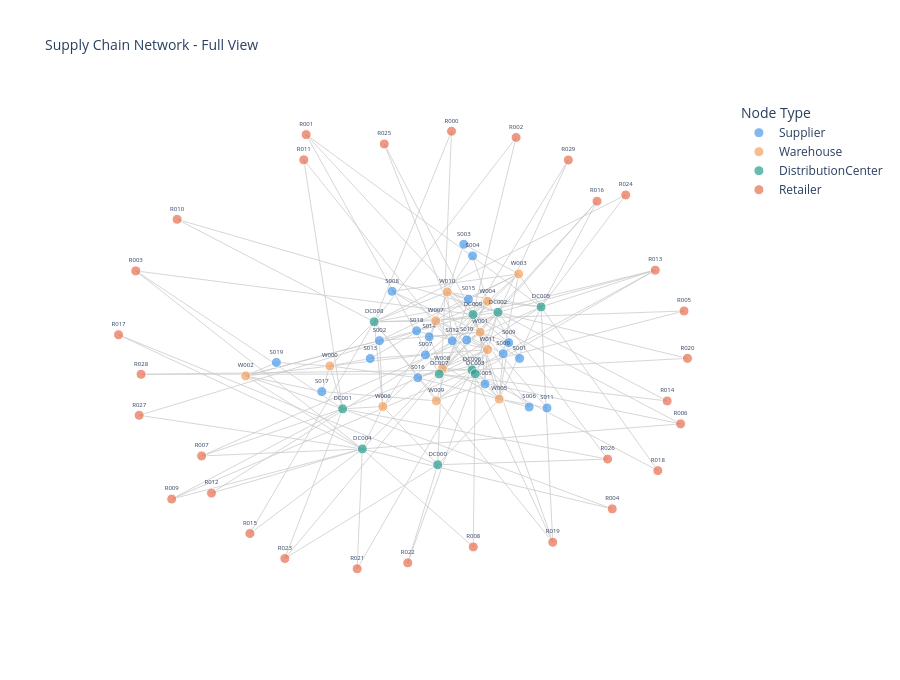

Notebook cell for this chart:
### Markdown cell above
### Visualize the Full Supply Chain Network

Before we run any algorithms, let's look at the raw network structure. Each node type has its own color. Hover over any node to see its ID and type.

### Code cell
def build_network_figure(G, highlight_node = None, highlight_path = None,
                         title = "Supply Chain Network"):
    """Build a Plotly figure from a NetworkX graph.
    Optionally highlight a disrupted node (red) and a path (green edges).
    """
    pos = nx.spring_layout(G, seed = RANDOM_SEED, k = 1.8)

    path_edges = set(zip(highlight_path, highlight_path[1:])) if highlight_path else set()
    ex_n, ey_n, ex_p, ey_p = [], [], [], []
    for u, v in G.edges():
        x0, y0 = pos[u]
        x1, y1 = pos[v]
        if (u, v) in path_edges or (v, u) in path_edges:
            ex_p += [x0, x1, None]
            ey_p += [y0, y1, None]
        else:
            ex_n += [x0, x1, None]
            ey_n += [y0, y1, None]

    traces = [go.Scatter(
        x = ex_n, y = ey_n, mode = "lines",
        line = dict(width = 0.8, color = "#cccccc"),
        hoverinfo = "none", showlegend = False
    )]
    if ex_p:
        traces.append(go.Scatter(
            x = ex_p, y = ey_p, mode = "lines",
            line = dict(width = 3, color = "#2ECC71"),
            hoverinfo = "none", name = "Alternative Route"
        ))

    grouped = {}
    for node in G.nodes():
        lbl = "Disrupted" if node == highlight_node else G.nodes[node].get("label", "Unknown")
        grouped.setdefault(lbl, []).append(node)

    for lbl, nodes in grouped.items():
        traces.append(go.Scatter(
            x = [pos[n][0] for n in nodes],
            y = [pos[n][1] for n in nodes],
            mode = "markers+text",
            marker = dict(
                size = [18 if n == highlight_node else 10 for n in nodes],
                color = COLOR_MAP.get(lbl, "#999"),
                line = dict(width = 1, color = "white")
            ),
            text = nodes,
            textposition = "top center",
            textfont = dict(size = 6),
            hovertext = [f"{n}<br>Type: {lbl}" for n in nodes],
            hoverinfo = "text",
            name = lbl
        ))

    return go.Figure(
        data = traces,
        layout = go.Layout(
            title = dict(text = title, font = dict(size = 14)),
            showlegend = True,
            legend_title_text = "Node Type",
            hovermode = "closest",
            height = 680,
            xaxis = dict(showgrid = False, zeroline = False, showticklabels = False),
            yaxis = dict(showgrid = False, zeroline = False, showticklabels = False),
            plot_bgcolor = "white"
        )
    )

build_network_figure(G, title='Supply Chain Network - Full View').show()

### Figure 1 — Plotly figure (JSON) as saved in the notebook; plotly's stock layout.template omitted (floating-point values rounded to 4 significant figures; data arrays with more than 128 entries replaced by an {"elided": "..."} marker saying what was removed)
{"data": [{"hoverinfo": "none", "line": {"color": "#cccccc", "width": 0.8}, "mode": "lines", "showlegend": false, "type": "scatter", "x": {"elided": "516 float values"}, "y": {"elided": "516 float values"}}, {"hoverinfo": "text", "hovertext": ["S004<br>Type: Supplier", "S005<br>Type: Supplier", "S014<br>Type: Supplier", "S015<br>Type: Supplier", "S006<br>Type: Supplier", "S007<br>Type: Supplier", "S000<br>Type: Supplier", "S001<br>Type: Supplier", "S018<br>Type: Supplier", "S019<br>Type: Supplier", "S002<br>Type: Supplier", "S003<br>Type: Supplier", "S016<br>Type: Supplier", "S017<br>Type: Supplier", "S012<br>Type: Supplier", "S013<br>Type: Supplier", "S008<br>Type: Supplier", "S009<br>Type: Supplier", "S010<br>Type: Supplier", "S011<br>Type: Supplier"], "marker": {"color": "#4C9BE8", "line": {"color": "white", "width": 1}, "size": [10, 10, 10, 10, 10, 10, 10, 10, 10, 10, 10, 10, 10, 10, 10, 10, 10, 10, 10, 10]}, "mode": "markers+text", "name": "Supplier", "text": ["S004", "S005", "S014", "S015", "S006", "S007", "S000", "S001", "S018", "S019", "S002", "S003", "S016", "S017", "S012", "S013", "S008", "S009", "S010", "S011"], "textfont": {"size": 6}, "textposition": "top center", "type": "scatter", "x": [0.1306, 0.1702, -0.007926, 0.1174, 0.3113, -0.02007, 0.2282, 0.2806, -0.04819, -0.496, -0.1668, 0.1026, -0.04413, -0.3508, 0.06573, -0.1962, -0.1265, 0.246, 0.1119, 0.3682], "y": [0.4016, -0.1146, 0.07554, 0.227, -0.2072, 0.002992, 0.007764, -0.0113, 0.09989, -0.02767, 0.06016, 0.4483, -0.08928, -0.1449, 0.0594, -0.01178, 0.259, 0.05214, 0.063, -0.2108]}, {"hoverinfo": "text", "hovertext": ["W010<br>Type: Warehouse", "W004<br>Type: Warehouse", "W005<br>Type: Warehouse", "W011<br>Type: Warehouse", "W001<br>Type: Warehouse", "W009<br>Type: Warehouse", "W008<br>Type: Warehouse", "W006<br>Type: Warehouse", "W007<br>Type: Warehouse", "W003<br>Type: Warehouse", "W002<br>Type: Warehouse", "W000<br>Type: Warehouse"], "marker": {"color": "#F4A261", "line": {"color": "white", "width": 1}, "size": [10, 10, 10, 10, 10, 10, 10, 10, 10, 10, 10, 10]}, "mode": "markers+text", "name": "Warehouse", "text": ["W010", "W004", "W005", "W011", "W001", "W009", "W008", "W006", "W007", "W003", "W002", "W000"], "textfont": {"size": 6}, "textposition": "top center", "type": "scatter", "x": [0.04949, 0.1784, 0.2155, 0.1785, 0.1546, 0.01463, 0.03374, -0.1561, 0.01304, 0.2778, -0.5939, -0.3251], "y": [0.2559, 0.2187, -0.1752, 0.02427, 0.09447, -0.1822, -0.05233, -0.205, 0.1399, 0.3289, -0.08172, -0.04174]}, {"hoverinfo": "text", "hovertext": ["DC002<br>Type: DistributionCenter", "DC001<br>Type: DistributionCenter", "DC006<br>Type: DistributionCenter", "DC009<br>Type: DistributionCenter", "DC005<br>Type: DistributionCenter", "DC004<br>Type: DistributionCenter", "DC008<br>Type: DistributionCenter", "DC007<br>Type: DistributionCenter", "DC000<br>Type: DistributionCenter", "DC003<br>Type: DistributionCenter"], "marker": {"color": "#2A9D8F", "line": {"color": "white", "width": 1}, "size": [10, 10, 10, 10, 10, 10, 10, 10, 10, 10]}, "mode": "markers+text", "name": "DistributionCenter", "text": ["DC002", "DC001", "DC006", "DC009", "DC005", "DC004", "DC008", "DC007", "DC000", "DC003"], "textfont": {"size": 6}, "textposition": "top center", "type": "scatter", "x": [0.2119, -0.2844, 0.1288, 0.1319, 0.3494, -0.2215, -0.1837, 0.02401, 0.01917, 0.1392], "y": [0.1742, -0.2145, -0.05782, 0.1656, 0.1959, -0.3759, 0.136, -0.0741, -0.4396, -0.07347]}, {"hoverinfo": "text", "hovertext": ["R012<br>Type: Retailer", "R016<br>Type: Retailer", "R020<br>Type: Retailer", "R010<br>Type: Retailer", "R013<br>Type: Retailer", "R014<br>Type: Retailer", "R026<br>Type: Retailer", "R009<br>Type: Retailer", "R003<br>Type: Retailer", "R007<br>Type: Retailer", "R004<br>Type: Retailer", "R011<br>Type: Retailer", "R023<br>Type: Retailer", "R015<br>Type: Retailer", "R024<br>Type: Retailer", "R000<br>Type: Retailer", "R019<br>Type: Retailer", "R005<br>Type: Retailer", "R002<br>Type: Retailer", "R021<br>Type: Retailer", "R028<br>Type: Retailer", "R029<br>Type: Retailer", "R017<br>Type: Retailer", "R022<br>Type: Retailer", "R027<br>Type: Retailer", "R006<br>Type: Retailer", "R025<br>Type: Retailer", "R001<br>Type: Retailer", "R018<br>Type: Retailer", "R008<br>Type: Retailer"], "marker": {"color": "#E76F51", "line": {"color": "white", "width": 1}, "size": [10, 10, 10, 10, 10, 10, 10, 10, 10, 10, 10, 10, 10, 10, 10, 10, 10, 10, 10, 10, 10, 10, 10, 10, 10, 10, 10, 10, 10, 10]}, "mode": "markers+text", "name": "Retailer", "text": ["R012", "R016", "R020", "R010", "R013", "R014", "R026", "R009", "R003", "R007", "R004", "R011", "R023", "R015", "R024", "R000", "R019", "R005", "R002", "R021", "R028", "R029", "R017", "R022", "R027", "R006", "R025", "R001", "R018", "R008"], "textfont": {"size": 6}, "textposition": "top center", "type": "scatter", "x": [-0.7032, 0.5281, 0.8168, -0.813, 0.714, 0.7521, 0.5618, -0.8302, -0.9449, -0.7346, 0.5766, -0.4084, -0.4689, -0.5805, 0.6197, 0.06334, 0.3867, 0.8059, 0.2696, -0.238, -0.928, 0.4364, -1, -0.0763, -0.9341, 0.7949, -0.1515, -0.4008, 0.7223, 0.1329], "y": [-0.5537, 0.6216, -0.01108, 0.5487, 0.344, -0.1826, -0.4167, -0.5777, 0.3411, -0.4041, -0.6172, 0.7883, -0.8169, -0.7164, 0.6469, 0.9035, -0.7516, 0.1797, 0.8785, -0.8583, -0.07539, 0.7876, 0.0838, -0.8345, -0.2404, -0.2749, 0.8521, 0.8899, -0.4632, -0.7704]}], "layout": {"height": 680, "hovermode": "closest", "legend": {"title": {"text": "Node Type"}}, "plot_bgcolor": "white", "showlegend": true, "title": {"font": {"size": 14}, "text": "Supply Chain Network - Full View"}, "xaxis": {"showgrid": false, "showticklabels": false, "zeroline": false}, "yaxis": {"showgrid": false, "showticklabels": false, "zeroline": false}}}
